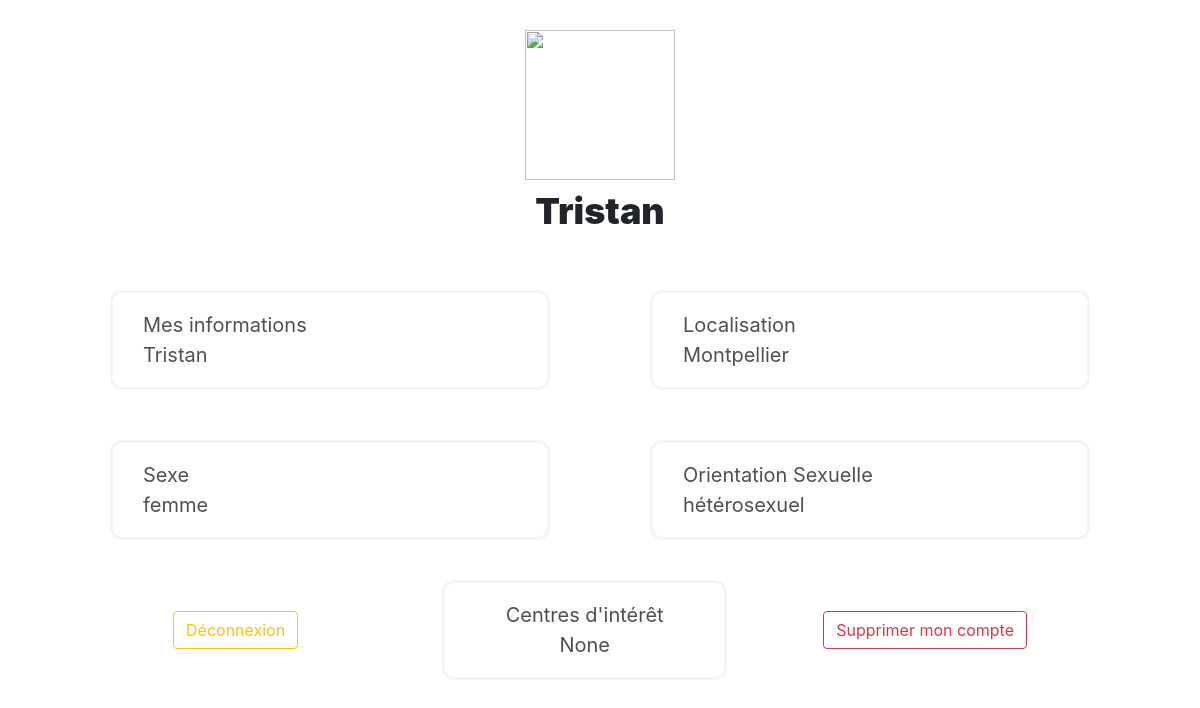
Before: /settings (signed in) with the older database file.
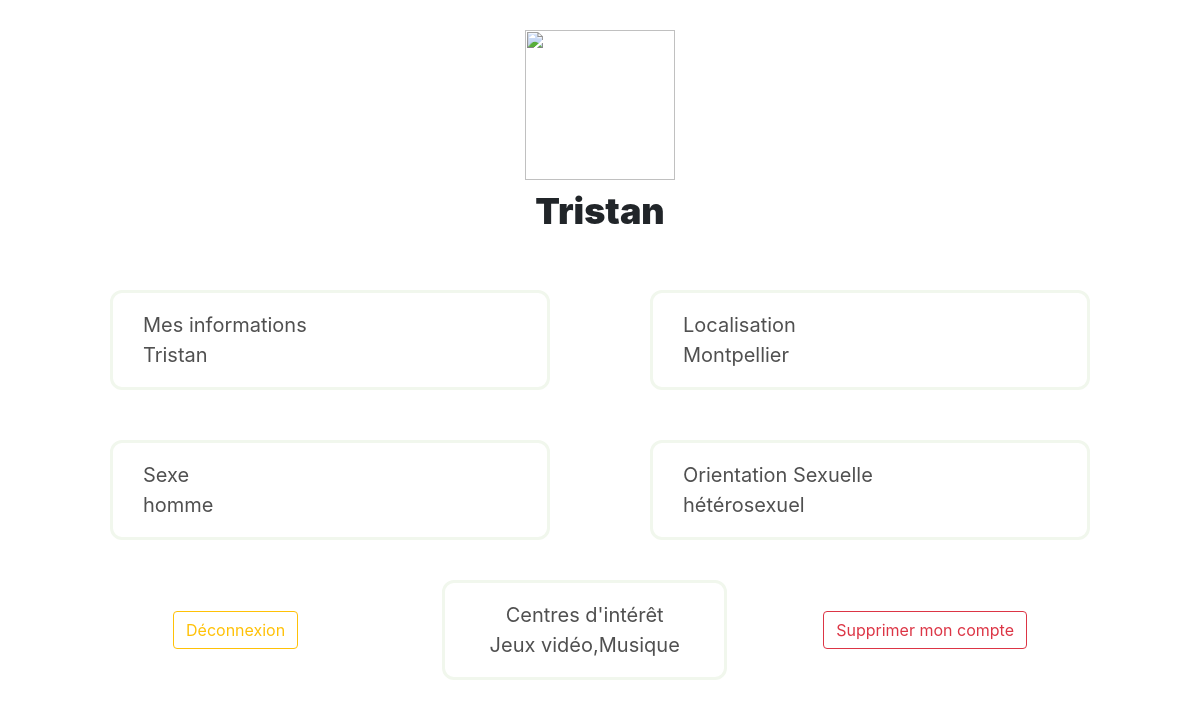
After: the same page with the newer database file.
### project/models.py (models this page shows)
class User(UserMixin, db.Model):
    id = db.Column(db.Integer, primary_key=True) # primary keys are required by SQLAlchemy
    profile_pic = db.Column(db.String(), nullable=True)
    fname = db.Column(db.String(30))
    lname = db.Column(db.String(30))
    email = db.Column(db.String(30), unique=True)
    password = db.Column(db.String(20))
    age = db.Column(db.Integer)
    sexe = db.Column(db.String(10))
    localisation = db.Column(db.String(20))
    orientation = db.Column(db.String(10))
    hobbies = db.Column(db.String(100))

### project/main.py (the view)
@main.route('/settings')
@login_required
def settings():
    return render_template('settings.html', user=current_user)

### project/__init__.py (called while the page is built)
def create_app():
    app = Flask(__name__) # Création de l'application
    app.config['SECRET_KEY'] = '9OLWxND4o83j4K4iuop1'
    app.config["SQLALCHEMY_DATABASE_URI"] = "sqlite:///project.db" # configure SQLite database
    db.init_app(app) # initialise l'app avec l'extension
    login_manager = LoginManager()
    login_manager.login_view = 'auth.login'
    login_manager.init_app(app)
    from .models import User
    @login_manager.user_loader
    def load_user(user_id):
        return User.query.get(int(user_id))
    from .auth import auth as auth_blueprint
    app.register_blueprint(auth_blueprint)
    from .main import main as main_blueprint
    app.register_blueprint(main_blueprint)
    return app

### project/templates/settings.html (shortened to what this page needs)
<!DOCTYPE html>
<html lang="en">
<head>
    <link rel="stylesheet" href="../static/css/styles.css">
    <link rel="stylesheet" href="../static/css/settings.css">
    <link rel="stylesheet" href="https://cdn.jsdelivr.net/npm/bootstrap@4.0.0/dist/css/bootstrap.min.css">
    <link rel="stylesheet" href="https://cdnjs.cloudflare.com/ajax/libs/font-awesome/6.2.1/css/all.min.css" />
</head>
<body>
    <div class="profile-content d-flex flex-column align-items-center" style="max-width: 980px;margin: 30px auto 0 auto;">
        <div class="text-center avatar mb-2">
            <img src="{{ user.profile_pic }}" width="150" height="150">
            <div class="name Fs(36) p-1" style="font-weight: 900;">{{ user.fname }}</div>
        </div>
        <div class="profile-container">
            <div class="profile-card position-relative C(p)" data-toggle="modal" data-target="#Modal">
                <div class="content">
                    <div class="title">Mes informations</div>
                    <div class="subtitle">{{ user.fname }}</div>
                </div>
            </div>
            <div class="profile-card position-relative">
                <div class="content">
                    <div class="title">Localisation</div>
                    <div class="subtitle">{{ user.localisation }}</div>
                </div>
            </div>
            <div class="profile-card position-relative">
                <div class="content">
                    <div class="title">Sexe</div>
                    <div class="subtitle">{{ user.sexe }}</div>
                </div>
            </div>
            <div class="profile-card position-relative">
                <div class="content">
                    <div class="title">Orientation Sexuelle</div>
                    <div class="subtitle">{{ user.orientation }}</div>
                </div>
            </div>
        </div>
        <div class="container-fluid d-flex align-items-center justify-content-around">
            <form action="/deconnexion">
                <button class="btn btn-outline-warning">Déconnexion</button>
            </form>
            <div class="profile-card text-center ml-5" style="width: 30%;">
                <div class="content">
                    <div class="title">Centres d'intérêt</div>
                    <div class="subtitle">{{ user.hobbies }}</div>
                </div>
            </div>
            <form action="/delete">
                <button class="btn btn-outline-danger">Supprimer mon compte</button>
            </form>
        </div>
    </div>
</body>
</html>

### project/static/css/styles.css (style rules this page uses)
.C\(p\) { cursor: pointer; }
.Fs\(36\) { font-size: 36px; }

### project/static/css/settings.css (style rules this page uses)
.profile-container { display: grid; grid-template-columns: 1fr 1fr; grid-column-gap: 100px; grid-row-gap: 50px; width: 100%; margin: 40px 0; }
.content { position: relative; padding: 17px 30px; background: white; border-radius: 12px; border: solid 3px #f1f7ed; color: #505050; font-weight: 400; font-size: 20px; }

Changed rows visible on the page:
changed User "Tristan": sexe "femme" → "homme"; hobbies "None" → "Jeux vidéo,Musique"
